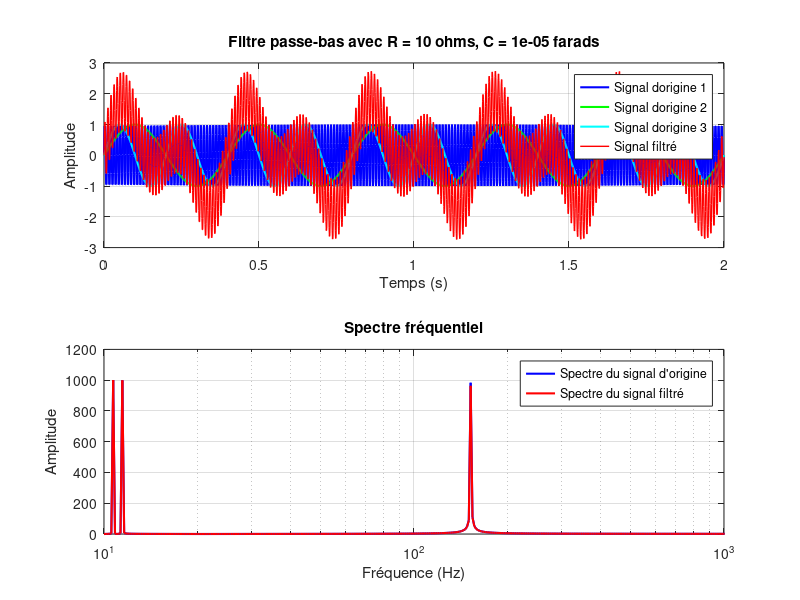
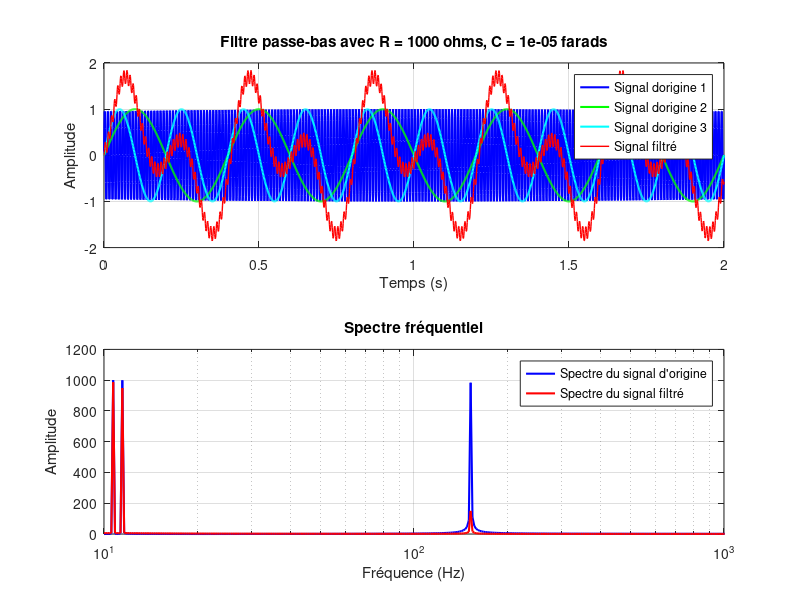
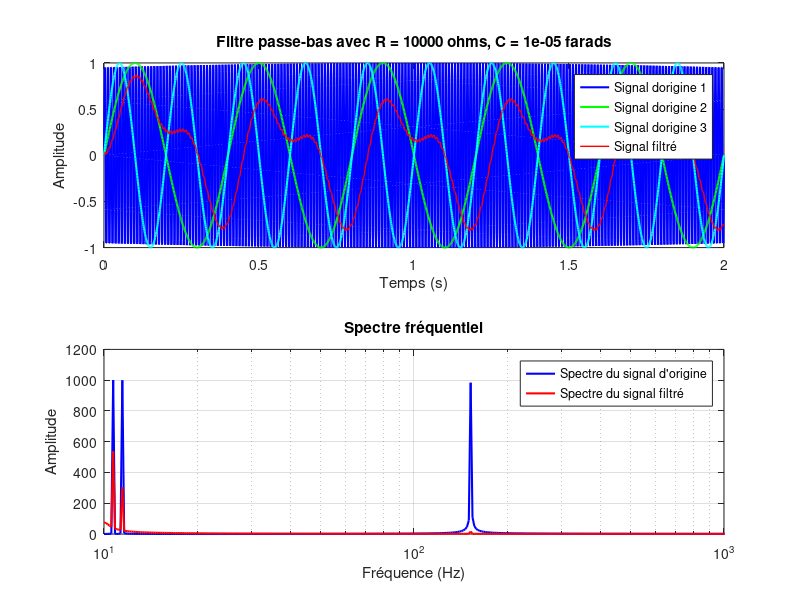

Source code (MATLAB) for these figures, in order:
% Fonction pour générer le signal composé de 3 sinusoïdes
clear all
clf
clear figure
close all

% Fonction pour générer le signal composé de 3 sinusoïdes
function [signal,s1,s2,s3] = generate_signal(freq1, freq2, freq3, amplitude1, amplitude2, amplitude3, duration, sampling_rate)
    t = linspace(0, duration, duration * sampling_rate);

    s1= amplitude1 * sin(2 * pi * freq1 * t);
    s2= amplitude2 * sin(2 * pi * freq2 * t);
    s3 = amplitude3 * sin(2 * pi * freq3 * t);
    signal = s1 + s2 + s3;
endfunction

% Fonction pour appliquer le filtre passe-bas
function filtered_signal = low_pass_filter(signal, R, C, sampling_rate)
    dt = 1 / sampling_rate;
    alpha = dt / (R * C + dt);
    filtered_signal = zeros(size(signal));
    filtered_signal(1) = signal(1);
    for i = 2:length(signal)
        filtered_signal(i) = alpha * signal(i) + (1 - alpha) * filtered_signal(i - 1);
    end
endfunction

% Paramètres du signal et du filtre
sampling_rate = 1000;  % Taux d'échantillonnage en Hz
duration = 2;          % Durée du signal en secondes

freq1 = 100;             % Fréquence de la première sinusoïde en Hz
freq2 = 5000;            % Fréquence de la deuxième sinusoïde en Hz
freq3 = 10000;            % Fréquence de la troisième sinusoïde en Hz

amplitude1 = 1;        % Amplitude de la première sinusoïde
amplitude2 = 1;      % Amplitude de la deuxième sinusoïde
amplitude3 = 1;      % Amplitude de la troisième sinusoïde

% Générer le signal composé de 3 sinusoïdes
[signal,s1,s2,s3] = generate_signal(freq1, freq2, freq3, amplitude1, amplitude2, amplitude3, duration, sampling_rate);

% Afficher les signaux d'origine séparément
t = linspace(0, duration, duration * sampling_rate);



% Définir les valeurs de R et C à tester
R_values = [10, 1000, 10000];  % Valeurs de R en ohms
C_values = [1e-5];  % Valeurs de C en farads

% Appliquer le filtre passe-bas pour chaque combinaison de R et C
for R = R_values
    for C = C_values
        % Appliquer le filtre
        filtered_signal = low_pass_filter(signal, R, C, sampling_rate);

        % Afficher les résultats
        figure;
        subplot(2, 1, 1);
        plot(t, s1, 'b', 'linewidth', 1.5);
        hold on;
        plot(t, s2, 'g', 'linewidth', 1.5);
        plot(t, s3, 'c', 'linewidth', 1.5);

        plot(t, filtered_signal, 'r', 'linewidth', 1);
        xlabel('Temps (s)');
        ylabel('Amplitude');
        title(['Filtre passe-bas avec R = ', num2str(R), ' ohms, C = ', num2str(C), ' farads']);
        legend({'Signal dorigine 1','Signal dorigine 2','Signal dorigine 3', 'Signal filtré'});
        grid on;
        hold off;

        % Calculer et afficher les spectres fréquentiels
        L = length(signal);
        f = logspace(1,log(L/2),L/2);
        signal_fft = fft(signal);
        filtered_signal_fft = fft(filtered_signal);

        subplot(2, 1, 2);
        semilogx(f, abs(signal_fft(1:L/2)), 'b', 'linewidth', 1.5);
        hold on;
        semilogx(f, abs(filtered_signal_fft(1:L/2)), 'r', 'linewidth', 1.5);
        xlabel('Fréquence (Hz)');
        ylabel('Amplitude');
        title('Spectre fréquentiel');
        axis([10 1000]);
        legend({'Spectre du signal d''origine', 'Spectre du signal filtré'});
        grid on;
        hold off;
    end
end

